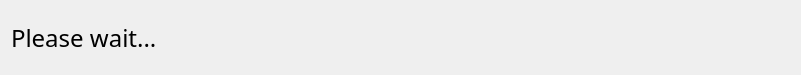
<?xml version="1.0" encoding="UTF-8"?>
<ui version="4.0">
 <class>QSyncProgressDialogClass</class>
 <widget class="QDialog" name="QSyncProgressDialogClass">
  <property name="geometry">
   <rect>
    <x>0</x>
    <y>0</y>
    <width>801</width>
    <height>75</height>
   </rect>
  </property>
  <property name="windowTitle">
   <string>Progress %1</string>
  </property>
  <layout class="QGridLayout" name="gridLayout">
   <item row="0" column="0">
    <widget class="QLabel" name="lSyncNote">
     <property name="font">
      <font>
       <family>Nokia Sans</family>
       <pointsize>18</pointsize>
      </font>
     </property>
     <property name="text">
      <string>Please wait...</string>
     </property>
    </widget>
   </item>
  </layout>
 </widget>
 <layoutdefault spacing="6" margin="11"/>
 <resources/>
 <connections/>
</ui>
